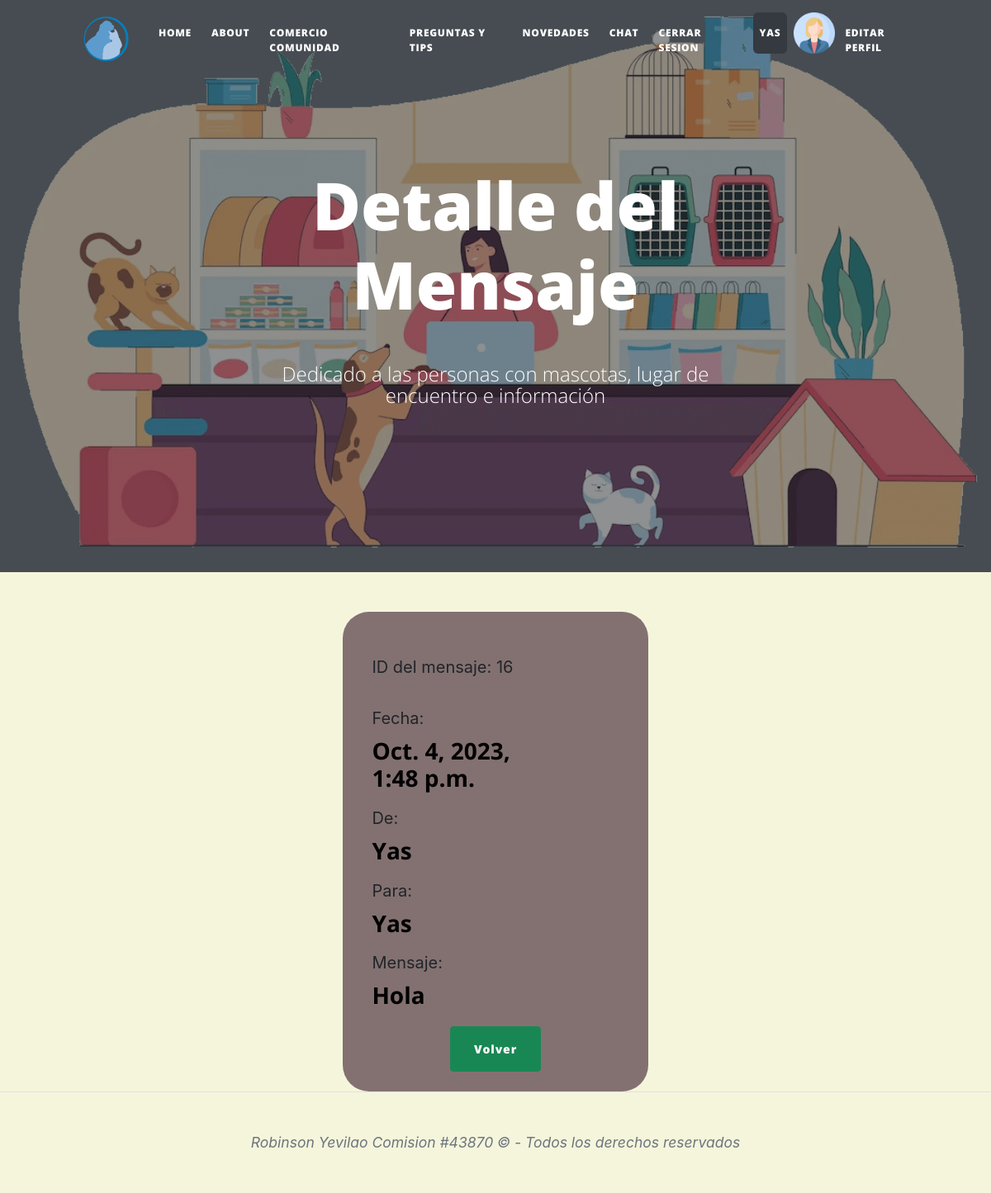
/AppMensajes/verchat/16/ (signed in), run on the app's committed database.
### AppMensajes/models.py (models this page shows, shortened)
class Mensaje(models.Model):
    enviado = models.ForeignKey(User, on_delete=models.CASCADE, related_name="mensajes_enviados")
    recibido = models.ForeignKey(User, on_delete=models.CASCADE, related_name="mensajes_recibidos")
    contenido = models.CharField(max_length=300)
    fechaenvio = models.DateTimeField(auto_now_add=True)

### AppMensajes/views.py (the view)
# urls.py: path('verchat/<int:id>/', visualm, name="vmensaje"),
@login_required
def visualm(request, id):
    avatar = obtenerAvatar(request)
    vm = Mensaje.objects.get(id=id)
    if request.method == 'POST' and vm:
        return redirect( 'chat' )
    else:
        return render(request, 'AppMensajes/verchat.html', {'vm': vm, 'avatar': obtenerAvatar(request)})

### AppLogin/views.py (called while the page is built)
def obtenerAvatar(request):
    avatares=Avatar.objects.filter(user=request.user.id)
    if len(avatares)!=0:
        return avatares[0].imagen.url
    else:
        return "/media/avatars/avatarpordefecto.png"

### AppMensajes/Templates/AppMensajes/verchat.html (shortened to what this page needs)
{% extends 'AppComunidad/padrecomunidad.html' %}
{% load static %}
{% block titulo %} Detalle del Mensaje {% endblock %}
{% block contenido_comunidad %}
<div class="formulario-container">
    <form method="post">
        <div class="col-8 justify-content-start">
            <p>ID del mensaje: {{ vm.id }}</p>
            <div class="form-group">
                <label for="fecha">Fecha:</label>
                <p id="fecha" class="font-weight-bold h3 text-black">{{ vm.fechaenvio }}</p>
            </div>
            <div class="form-group">
                <label for="enviado">De:</label>
                <p id="enviado" class="font-weight-bold h3 text-black">{{ vm.enviado }}</p>
            </div>
            <div class="form-group">
                <label for="enviado">Para:</label>
                <p id="enviado" class="font-weight-bold h3 text-black">{{ vm.recibido }}</p>
            </div>
            <div class="form-group">
                <label for="contenido">Mensaje:</label>
                <p id="contenido" class="font-weight-bold h3 text-black">{{ vm.contenido }}</p>
            </div>
        </div>
        <div class="container text-center">
            <a href="{% url 'chat' %}"><button class="btn btn-success m-1 sm-1">Volver</button></a>
        </div>
    </form>
</div>
{% endblock %}

### AppComunidad/Templates/AppComunidad/padrecomunidad.html (shortened to what this page needs)
<!DOCTYPE html>
<html lang="en">
    <head>
        {% load static %}
        <link rel="stylesheet" href="https://maxcdn.bootstrapcdn.com/bootstrap/4.5.2/css/bootstrap.min.css">
        <link rel="stylesheet" href="https://cdnjs.cloudflare.com/ajax/libs/twitter-bootstrap/4.1.3/css/bootstrap.min.css">
        <link rel="stylesheet" href="https://cdnjs.cloudflare.com/ajax/libs/ionicons/2.0.1/css/ionicons.min.css">
        <link href="{% static 'AppComunidad/css/styles.css' %}" rel="stylesheet" />
    </head>
    <body style="display: flex; flex-direction: column; min-height: 100vh;">
        <nav class="navbar navbar-expand-lg navbar-light" id="mainNav">
            <div class="container px-4 px-lg-5">
                <a class="navbar-brand" href="http://127.0.0.1:8000/admin">
                    {% if user.is_authenticated %}
                    <a class="navbar-brand" href="http://127.0.0.1:8000/admin">
                        <img src="{% static 'AppComunidad/assets/img/logohome.png' %}" alt="Ir al Panel de Administración" width="70rem" height="auto">
                    </a>
                    {% endif %}
                <div class="collapse navbar-collapse" id="navbarResponsive">
                    <ul class="navbar-nav ms-auto py-4 py-lg-0">
                        {% if user.is_authenticated %}
                        <li class="nav-item"><a class="nav-link px-lg-2 py-2 py-lg-3 mx-1 btn-outline-info rounded" href="{% url 'inicioComunidad' %}"> Home </a></li>
                        <li class="nav-item"><a class="nav-link px-lg-2 py-2 py-lg-3 mx-1 btn-outline-info rounded" href="{% url 'aboutme' %}"> About </a></li>
                        <li class="nav-item"><a class="nav-link px-lg-2 py-2 py-lg-3 mx-1 btn-outline-info rounded" href="{% url 'contenidohome' %}"> Comercio Comunidad </a></li>
                        <li class="nav-item"><a class="nav-link px-lg-2 py-2 py-lg-3 mx-1 btn-outline-info rounded" href="{% url 'forohome' %}"> Preguntas y Tips </a></li>
                        <li class="nav-item"><a class="nav-link px-lg-2 py-2 py-lg-3 mx-1 btn-outline-info rounded" href="{% url 'novedades' %}"> Novedades </a></li>
                        <li class="nav-item"><a class="nav-link px-lg-2 py-2 py-lg-3 mx-1 btn-outline-info rounded" href="{% url 'chat' %}"> chat </a></li>
                        <li class="nav-item"><a class="nav-link px-lg-2 py-2 py-lg-3 mx-1 btn-outline-danger rounded" href="{% url 'logout' %}"> Cerrar Sesion </a></li>
                        <li class="nav-item"><a class="nav-link px-lg-2 py-2 py-lg-3 mx-2 btn-dark rounded" > {{ user.username }} </a></li>
                        <img src="{{ avatar }}" alt="Avatar" style="width:50px;height:50px;">
                        <li class="nav-item"><a class="nav-link px-lg-2 py-2 py-lg-3 mx-1 btn-outline-warning rounded" href="{% url 'editarusuario' %}"> Editar Perfil </a></li>
                        {% else %}
                        <li class="nav-item"><a class="nav-link px-lg-2 py-2 py-lg-3 mx-1 btn-outline-dark rounded" href="{% url 'loginusuario' %}"> Login </a></li>
                        {% endif %}
                    </ul>
                </div>
            </div>
        </nav>
        {% if en_novedades %}
        <header class="masthead" style="background-image: url( '{% static 'AppComunidad/assets/img/notfound.jpg' %}' ) ">
        {% else %}
        <header class="masthead" style="background-image: url( '{% static 'AppComunidad/assets/img/bannerprincipal.png' %}' ) ">
        {% endif %}
            <div class="container position-relative px-4 px-lg-5">
                <div class="row gx-4 gx-lg-5 justify-content-center">
                    <div class="col-md-10 col-lg-8 col-xl-7">
                        <div class="site-heading">
                            <h1 class="mb-5"> {% block titulo %}   {% endblock %} </h1>
                            {% if user.is_authenticated %}
                            <span class="subheading">Dedicado a las personas con mascotas, lugar de encuentro e información</span>
                            {% else %}
                            <span class="subheading"> <h3> Uso y Acceso al Blog solo para usuarios registrados</h3> </span>
                            {% endif %}
                        </div>
                    </div>
                </div>
            </div>
        </header>
            {% block contenido_comunidad %}{% endblock %}
        <footer class="border-top">
            <div class="container">
                <div class="row gx-4 gx-lg-5 justify-content-center">
                    <div class="col-md-10 col-lg-8 col-xl-7">
                        <div class="small text-center text-muted fst-italic">Robinson Yevilao Comision #43870 &copy; -  Todos los derechos reservados</div>
                    </div>
                </div>
            </div>
        </footer>
    </body>
</html>

### AppComunidad/Templates/AppComunidad/padrecomunidad.html (style rules this page uses)
body { background-color: #F5F5DC; }
.rounded { border-radius: 2rem; }

### AppMensajes/Templates/AppMensajes/verchat.html (style rules this page uses)
.formulario-container { border-radius: 2rem; background-color: #837171; padding: 20px; margin: 0 auto; }

### data on the page
Mensaje: id "16", fechaenvio "Oct. 4, 2023, 1:48 p.m.", enviado "Yas", recibido "Yas", contenido "Hola"

### other printed values
{{ user.username }} "YAS"
